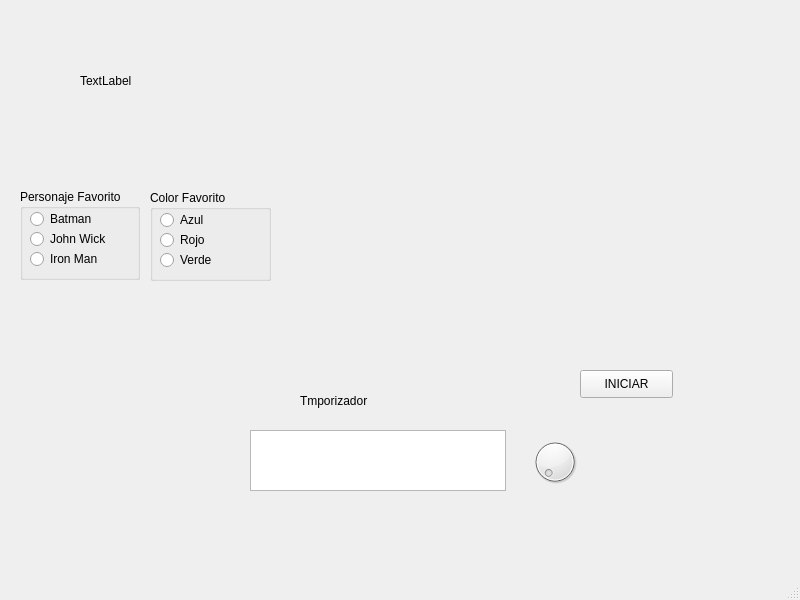
<?xml version="1.0" encoding="UTF-8"?>
<ui version="4.0">
 <class>MainWindow</class>
 <widget class="QMainWindow" name="MainWindow">
  <property name="geometry">
   <rect>
    <x>0</x>
    <y>0</y>
    <width>800</width>
    <height>600</height>
   </rect>
  </property>
  <property name="windowTitle">
   <string>MainWindow</string>
  </property>
  <widget class="QWidget" name="centralwidget">
   <widget class="QLabel" name="label">
    <property name="geometry">
     <rect>
      <x>80</x>
      <y>60</y>
      <width>141</width>
      <height>41</height>
     </rect>
    </property>
    <property name="text">
     <string>TextLabel</string>
    </property>
   </widget>
   <widget class="QLabel" name="label_2">
    <property name="enabled">
     <bool>true</bool>
    </property>
    <property name="geometry">
     <rect>
      <x>240</x>
      <y>20</y>
      <width>301</width>
      <height>151</height>
     </rect>
    </property>
    <property name="styleSheet">
     <string notr="true">image: url(:/Logos/messi.png);</string>
    </property>
    <property name="text">
     <string/>
    </property>
   </widget>
   <widget class="QLabel" name="label_3">
    <property name="geometry">
     <rect>
      <x>300</x>
      <y>380</y>
      <width>141</width>
      <height>41</height>
     </rect>
    </property>
    <property name="text">
     <string>Tmporizador</string>
    </property>
   </widget>
   <widget class="QTextBrowser" name="txt_temporizador">
    <property name="geometry">
     <rect>
      <x>250</x>
      <y>430</y>
      <width>256</width>
      <height>61</height>
     </rect>
    </property>
    <property name="styleSheet">
     <string notr="true">efwef</string>
    </property>
   </widget>
   <widget class="QLabel" name="label_4">
    <property name="enabled">
     <bool>true</bool>
    </property>
    <property name="geometry">
     <rect>
      <x>560</x>
      <y>20</y>
      <width>221</width>
      <height>121</height>
     </rect>
    </property>
    <property name="styleSheet">
     <string notr="true">image: url(:/Logos/olivia.jpg);</string>
    </property>
    <property name="text">
     <string/>
    </property>
   </widget>
   <widget class="QLabel" name="label_5">
    <property name="enabled">
     <bool>true</bool>
    </property>
    <property name="geometry">
     <rect>
      <x>10</x>
      <y>20</y>
      <width>241</width>
      <height>101</height>
     </rect>
    </property>
    <property name="styleSheet">
     <string notr="true">image: url(:/Logos/adame.jpg);</string>
    </property>
    <property name="text">
     <string/>
    </property>
   </widget>
   <widget class="QLabel" name="label_6">
    <property name="enabled">
     <bool>true</bool>
    </property>
    <property name="geometry">
     <rect>
      <x>610</x>
      <y>460</y>
      <width>191</width>
      <height>101</height>
     </rect>
    </property>
    <property name="styleSheet">
     <string notr="true">
image: url(:/Logos/adame.jpg);</string>
    </property>
    <property name="text">
     <string/>
    </property>
   </widget>
   <widget class="QDial" name="dial">
    <property name="geometry">
     <rect>
      <x>530</x>
      <y>430</y>
      <width>50</width>
      <height>64</height>
     </rect>
    </property>
   </widget>
   <widget class="QPushButton" name="btn_temporizador">
    <property name="geometry">
     <rect>
      <x>580</x>
      <y>370</y>
      <width>93</width>
      <height>28</height>
     </rect>
    </property>
    <property name="text">
     <string>INICIAR</string>
    </property>
   </widget>
   <widget class="QGroupBox" name="groupBox">
    <property name="geometry">
     <rect>
      <x>20</x>
      <y>189</y>
      <width>120</width>
      <height>91</height>
     </rect>
    </property>
    <property name="title">
     <string>Personaje Favorito</string>
    </property>
    <widget class="QRadioButton" name="radioButton_3">
     <property name="geometry">
      <rect>
       <x>10</x>
       <y>60</y>
       <width>95</width>
       <height>20</height>
      </rect>
     </property>
     <property name="text">
      <string>Iron Man</string>
     </property>
    </widget>
    <widget class="QRadioButton" name="radioButton">
     <property name="geometry">
      <rect>
       <x>10</x>
       <y>20</y>
       <width>95</width>
       <height>20</height>
      </rect>
     </property>
     <property name="text">
      <string>Batman</string>
     </property>
    </widget>
    <widget class="QRadioButton" name="radioButton_2">
     <property name="geometry">
      <rect>
       <x>10</x>
       <y>40</y>
       <width>95</width>
       <height>20</height>
      </rect>
     </property>
     <property name="text">
      <string>John Wick</string>
     </property>
    </widget>
   </widget>
   <widget class="QGroupBox" name="groupBox_2">
    <property name="geometry">
     <rect>
      <x>150</x>
      <y>190</y>
      <width>121</width>
      <height>91</height>
     </rect>
    </property>
    <property name="title">
     <string>Color Favorito</string>
    </property>
    <widget class="QRadioButton" name="radioButton_6">
     <property name="geometry">
      <rect>
       <x>10</x>
       <y>40</y>
       <width>95</width>
       <height>20</height>
      </rect>
     </property>
     <property name="text">
      <string>Rojo</string>
     </property>
    </widget>
    <widget class="QRadioButton" name="radioButton_5">
     <property name="geometry">
      <rect>
       <x>10</x>
       <y>60</y>
       <width>95</width>
       <height>20</height>
      </rect>
     </property>
     <property name="text">
      <string>Verde</string>
     </property>
    </widget>
    <widget class="QRadioButton" name="radioButton_4">
     <property name="geometry">
      <rect>
       <x>10</x>
       <y>20</y>
       <width>95</width>
       <height>20</height>
      </rect>
     </property>
     <property name="text">
      <string>Azul</string>
     </property>
    </widget>
   </widget>
  </widget>
  <widget class="QMenuBar" name="menubar">
   <property name="geometry">
    <rect>
     <x>0</x>
     <y>0</y>
     <width>800</width>
     <height>26</height>
    </rect>
   </property>
  </widget>
  <widget class="QStatusBar" name="statusbar"/>
 </widget>
 <resources>
  <include location="../../Archivos/Recursos.qrc"/>
 </resources>
 <connections/>
</ui>
